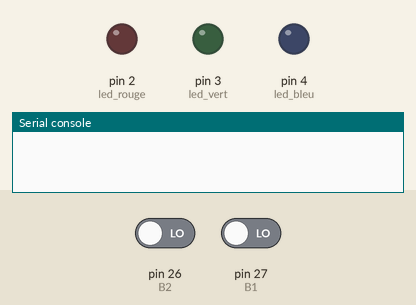
Recording of a program running on a simulated MicroPython board. Parts: output pins drawn as LEDs (lit = HIGH), the last lines printed to the serial console. The test bench sets the inputs (shaded band); at power-on: pin 27 (B1) LOW, pin 26 (B2) LOW.

Above: at 1.2 s.
1.3 s: pin 27 (B1) driven HIGH
At 2.8 s:
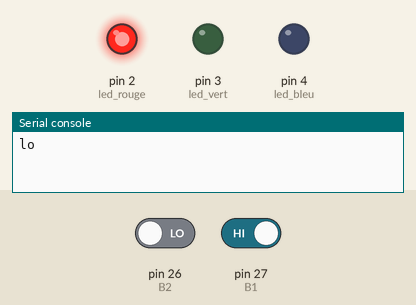
4.3 s: pin 27 (B1) driven LOW
At 5.6 s:
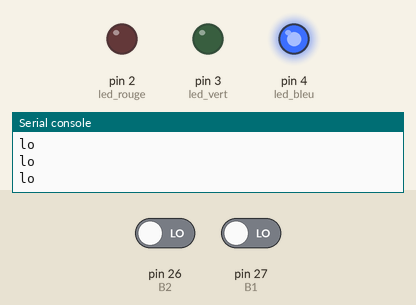
5.9 s: pin 26 (B2) driven HIGH
At 6.9 s:
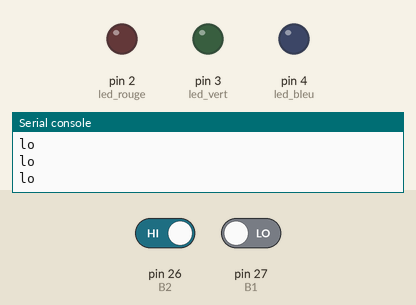
Timing chart, 0 to 8.9 s (numbered marks = the images above; inputs shaded):
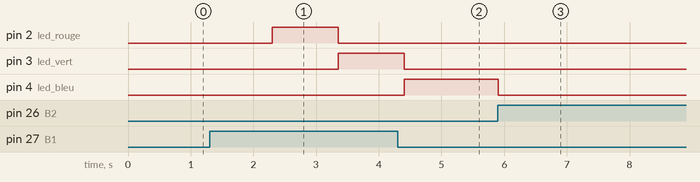

Measured:
- after the input at 1.3 s, pin 2 (led_rouge): LOW → HIGH after 1.0 s, → LOW 1.1 s later; pin 3 (led_vert): LOW → HIGH after 2.1 s
- after the input at 4.3 s, pin 2 (led_rouge): stays LOW (without the input it goes to HIGH after 1.2 s); pin 4 (led_bleu): goes on until 4.4 s, then stays HIGH
- after the input at 5.9 s, pin 4 (led_bleu): HIGH → LOW at once

The program:

LED_RGB.py
```python
from machine import Pin,UART
import time

led_rouge = Pin(2, Pin.OUT)
led_vert = Pin(3, Pin.OUT)
led_bleu = Pin(4, Pin.OUT)
B1 = Pin(27, Pin.IN)
B2 = Pin(26, Pin.IN)
decompte = 0        # decompte vas de 0 a 2 pour allumer sucéssivement les leds

def test_button():  #fonction regarde si les bouton son activé
    valeurB1 = B1.value()
    valeurB2 = B2.value()
    if valeurB1:
        time.sleep_ms(500) #temps d'arret pour bouton (pour éviter que ca défile trop vitre)
    return valeurB1, valeurB2

def allume_led(decompte):   #fonction allume lumiere en fonction de décompte 0, 1, 2 crément a chaque chagement de led
    if decompte == 0:
        led_rouge.value(1)  # allume led rouge
        led_vert.value(0)
        led_bleu.value(0)
    if decompte == 1:
        led_rouge.value(0)
        led_vert.value(1)
        led_bleu.value(0)
    if decompte == 2:
        led_rouge.value(0)
        led_vert.value(0)
        led_bleu.value(1)
    decompte += 1
    if decompte > 2:
        decompte = 0
    return decompte

def eteind_led():     #éteint toutes les leds
    led_rouge.value(0)
    led_vert.value(0)
    led_bleu.value(0)
    return

while True:           #boucle sans fin du programe
    time.sleep_ms(50)
    Bb1 = test_button()[0]
    Bb2 = test_button()[1]
    if Bb1 == True:
        decompte = allume_led(decompte)
        print('lo')

    if Bb2 == True:
        eteind_led()
        decompte = 0
```
